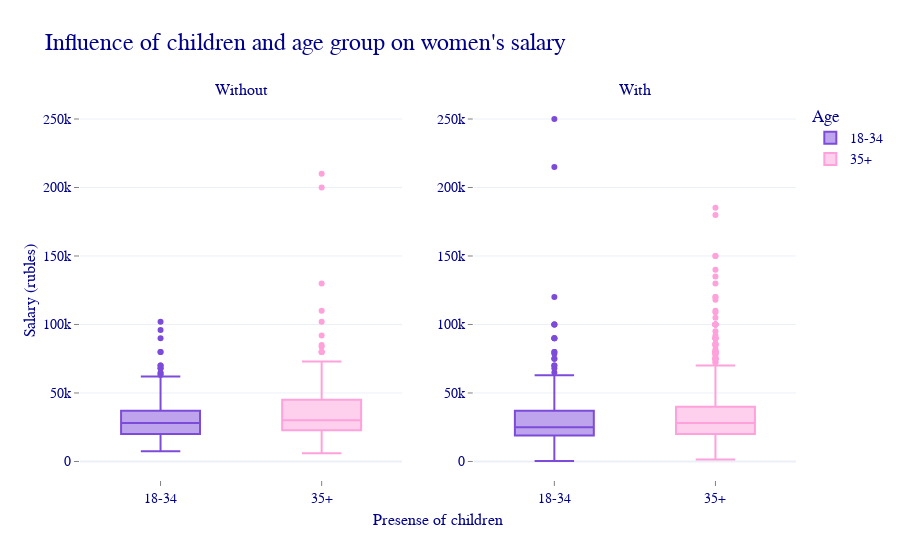

Notebook code for this chart:
### Markdown cell above
#### График 3

### Code cell
data['возраст_флаг'] = np.where(data['возраст'] >= 35, 1, 0) #типа принимаем 35 за какую-то условную границу самореализации и т.д.
#то есть если у женщины нет детей в этом возрасте, то это говорит о какой-то осознанности выбора

# fig = px.box(data, y="ЗП", x = 'есть дети', color = 'возраст_флаг')
# fig.show();

fig = make_subplots(rows=1, cols=2,
                    x_title='Presense of children',
                    y_title='Salary (rubles)',
                    subplot_titles=('Without', 'With'))

# левая часть (без детей)
fig.add_trace(
    go.Box(y=data[(data['возраст_флаг']==0) & (data['есть дети']==0)]['ЗП'],
            name='18-34', marker_color=color1), 1, 1
)
fig.add_trace(
    go.Box(y=data[(data['возраст_флаг']==1) & (data['есть дети']==0)]['ЗП'],
            name='35+', marker_color=color2), 1, 1
)

# правая часть (с детьми)
fig.add_trace(
    go.Box(y=data[(data['возраст_флаг']==0) & (data['есть дети']==1)]['ЗП'],
            name='18-34', marker_color=color1,
            showlegend=False), 1, 2
)
fig.add_trace(
    go.Box(y=data[(data['возраст_флаг']==1) & (data['есть дети']==1)]['ЗП'],
            name='35+', marker_color=color2,
            showlegend=False), 1, 2
)

fig.update_layout(title="Influence of children and age group on women's salary",
                    template='plotly_white',
                    legend=dict(title='Age',
                                font=dict(
                                    family="Arial",
                                    color=color_text,
                                    size=14)),
                    title_font_size=24,
                    font=dict(
                        family="Arial",
                        color=color_text)
)

fig.update_traces(hoverinfo="all",
                    hovertemplate="Age: %{x}<br>Salary: %{y}")

fig.update_yaxes(matches='y',
                #automargin='left+top',
                ticks="outside", 
                tickwidth=1,
                tickcolor='grey', 
                tickfont=dict(family='Arial', color=color_text, size=14),
                title_font=dict(family='Arial', color=color_text, size=18)
)

fig.update_xaxes(#automargin='left+top',
                ticks="outside", 
                tickwidth=1,
                tickcolor='grey', 
                tickfont=dict(family='Arial', color=color_text, size=14),
                title_font=dict(family='Arial', color=color_text, size=18)
)

fig.show()

#возраст_флаг
# 1 - больше 35
# 0 - меньше


#есть дети
# 1 - да
# 0 - нет

### Figure 1 — Plotly figure (JSON) as saved in the notebook; plotly's stock layout.template omitted (floating-point values rounded to 4 significant figures; data arrays with more than 128 entries replaced by an {"elided": "..."} marker saying what was removed)
{"data": [{"hoverinfo": "all", "hovertemplate": "Age: %{x}<br>Salary: %{y}", "marker": {"color": "#7D4BDA"}, "name": "18-34", "type": "box", "xaxis": "x", "y": {"elided": "332 int values"}, "yaxis": "y"}, {"hoverinfo": "all", "hovertemplate": "Age: %{x}<br>Salary: %{y}", "marker": {"color": "#FFA1DB"}, "name": "35+", "type": "box", "xaxis": "x", "y": {"elided": "145 int values"}, "yaxis": "y"}, {"hoverinfo": "all", "hovertemplate": "Age: %{x}<br>Salary: %{y}", "marker": {"color": "#7D4BDA"}, "name": "18-34", "showlegend": false, "type": "box", "xaxis": "x2", "y": {"elided": "234 int values"}, "yaxis": "y2"}, {"hoverinfo": "all", "hovertemplate": "Age: %{x}<br>Salary: %{y}", "marker": {"color": "#FFA1DB"}, "name": "35+", "showlegend": false, "type": "box", "xaxis": "x2", "y": {"elided": "1255 int values"}, "yaxis": "y2"}], "layout": {"annotations": [{"font": {"size": 16}, "showarrow": false, "text": "Without", "x": 0.225, "xanchor": "center", "xref": "paper", "y": 1, "yanchor": "bottom", "yref": "paper"}, {"font": {"size": 16}, "showarrow": false, "text": "With", "x": 0.775, "xanchor": "center", "xref": "paper", "y": 1, "yanchor": "bottom", "yref": "paper"}, {"font": {"size": 16}, "showarrow": false, "text": "Presense of children", "x": 0.5, "xanchor": "center", "xref": "paper", "y": 0, "yanchor": "top", "yref": "paper", "yshift": -30}, {"font": {"size": 16}, "showarrow": false, "text": "Salary (rubles)", "textangle": -90, "x": 0, "xanchor": "right", "xref": "paper", "xshift": -40, "y": 0.5, "yanchor": "middle", "yref": "paper"}], "font": {"color": "Darkblue", "family": "Arial"}, "legend": {"font": {"color": "Darkblue", "family": "Arial", "size": 14}, "title": {"text": "Age"}}, "title": {"font": {"size": 24}, "text": "Influence of children and age group on women's salary"}, "xaxis": {"anchor": "y", "domain": [0, 0.45], "tickcolor": "grey", "tickfont": {"color": "Darkblue", "family": "Arial", "size": 14}, "ticks": "outside", "tickwidth": 1, "title": {"font": {"color": "Darkblue", "family": "Arial", "size": 18}}}, "xaxis2": {"anchor": "y2", "domain": [0.55, 1], "tickcolor": "grey", "tickfont": {"color": "Darkblue", "family": "Arial", "size": 14}, "ticks": "outside", "tickwidth": 1, "title": {"font": {"color": "Darkblue", "family": "Arial", "size": 18}}}, "yaxis": {"anchor": "x", "domain": [0, 1], "matches": "y", "tickcolor": "grey", "tickfont": {"color": "Darkblue", "family": "Arial", "size": 14}, "ticks": "outside", "tickwidth": 1, "title": {"font": {"color": "Darkblue", "family": "Arial", "size": 18}}}, "yaxis2": {"anchor": "x2", "domain": [0, 1], "matches": "y", "tickcolor": "grey", "tickfont": {"color": "Darkblue", "family": "Arial", "size": 14}, "ticks": "outside", "tickwidth": 1, "title": {"font": {"color": "Darkblue", "family": "Arial", "size": 18}}}}}
